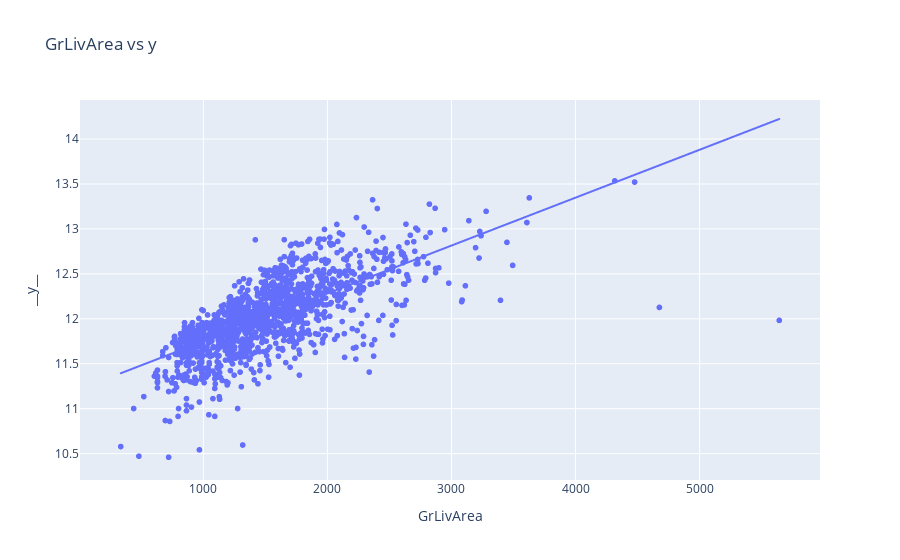
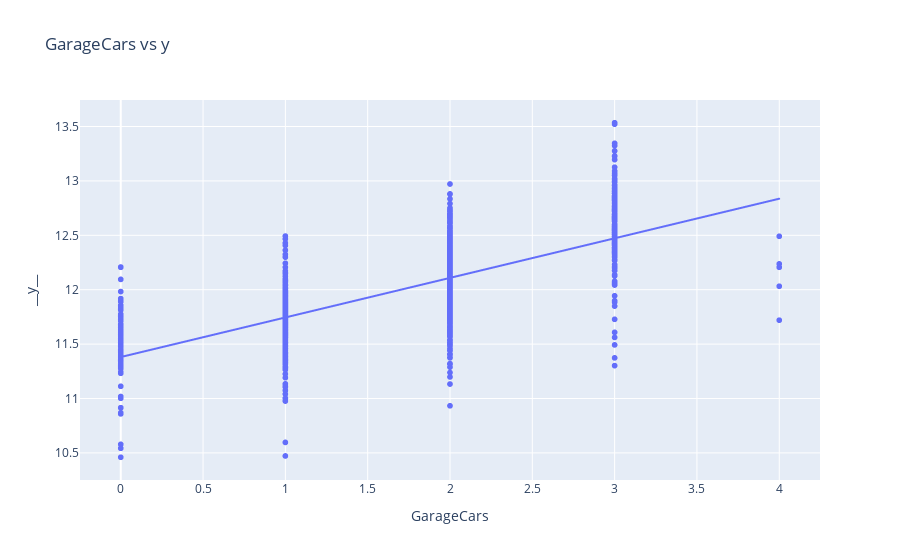
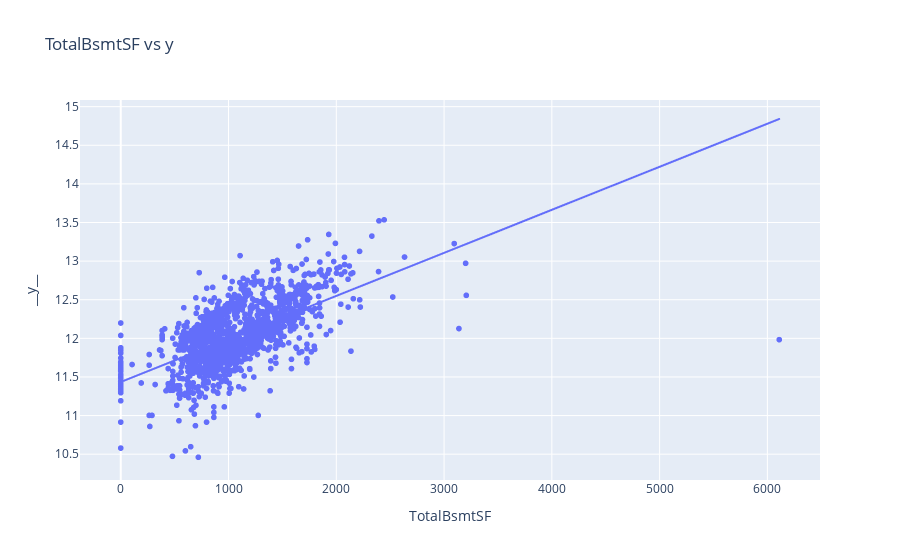
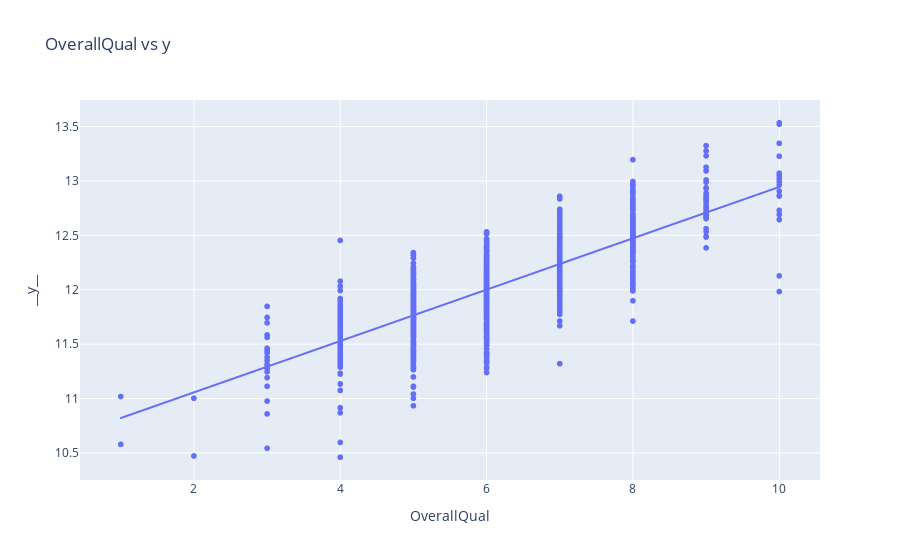

These figures' notebook cell, in order:
### Code cell
for col in ["GrLivArea", "GarageCars", "TotalBsmtSF", "OverallQual"]:
    if col in df.columns:
        fig = px.scatter(df, x=col, y="__y__", trendline="ols", title=f"{col} vs y")
        fig.show()

### Figure 1 — Plotly figure (JSON) as saved in the notebook; plotly's stock layout.template omitted (floating-point values rounded to 4 significant figures; data arrays with more than 128 entries replaced by an {"elided": "..."} marker saying what was removed)
{"data": [{"hovertemplate": "GrLivArea=%{x}<br>__y__=%{y}<extra></extra>", "legendgroup": "", "marker": {"color": "#636efa", "symbol": "circle"}, "mode": "markers", "name": "", "showlegend": false, "type": "scattergl", "x": {"elided": "1460 int values"}, "xaxis": "x", "y": {"elided": "1460 float values"}, "yaxis": "y"}, {"hovertemplate": "<b>OLS trendline</b><br>__y__ = 0.000532817 * GrLivArea + 11.2166<br>R<sup>2</sup>=0.491299<br><br>GrLivArea=%{x}<br>__y__=%{y} <b>(trend)</b><extra></extra>", "legendgroup": "", "marker": {"color": "#636efa", "symbol": "circle"}, "mode": "lines", "name": "", "showlegend": false, "type": "scattergl", "x": {"elided": "1460 int values"}, "xaxis": "x", "y": {"elided": "1460 float values"}, "yaxis": "y"}], "layout": {"legend": {"tracegroupgap": 0}, "title": {"text": "GrLivArea vs y"}, "xaxis": {"anchor": "y", "domain": [0, 1], "title": {"text": "GrLivArea"}}, "yaxis": {"anchor": "x", "domain": [0, 1], "title": {"text": "__y__"}}}}

### Figure 2 — Plotly figure (JSON) as saved in the notebook; plotly's stock layout.template omitted (floating-point values rounded to 4 significant figures; data arrays with more than 128 entries replaced by an {"elided": "..."} marker saying what was removed)
{"data": [{"hovertemplate": "GarageCars=%{x}<br>__y__=%{y}<extra></extra>", "legendgroup": "", "marker": {"color": "#636efa", "symbol": "circle"}, "mode": "markers", "name": "", "showlegend": false, "type": "scattergl", "x": {"elided": "1460 int values"}, "xaxis": "x", "y": {"elided": "1460 float values"}, "yaxis": "y"}, {"hovertemplate": "<b>OLS trendline</b><br>__y__ = 0.363803 * GarageCars + 11.3812<br>R<sup>2</sup>=0.463250<br><br>GarageCars=%{x}<br>__y__=%{y} <b>(trend)</b><extra></extra>", "legendgroup": "", "marker": {"color": "#636efa", "symbol": "circle"}, "mode": "lines", "name": "", "showlegend": false, "type": "scattergl", "x": {"elided": "1460 int values"}, "xaxis": "x", "y": {"elided": "1460 float values"}, "yaxis": "y"}], "layout": {"legend": {"tracegroupgap": 0}, "title": {"text": "GarageCars vs y"}, "xaxis": {"anchor": "y", "domain": [0, 1], "title": {"text": "GarageCars"}}, "yaxis": {"anchor": "x", "domain": [0, 1], "title": {"text": "__y__"}}}}

### Figure 3 — Plotly figure (JSON) as saved in the notebook; plotly's stock layout.template omitted (floating-point values rounded to 4 significant figures; data arrays with more than 128 entries replaced by an {"elided": "..."} marker saying what was removed)
{"data": [{"hovertemplate": "TotalBsmtSF=%{x}<br>__y__=%{y}<extra></extra>", "legendgroup": "", "marker": {"color": "#636efa", "symbol": "circle"}, "mode": "markers", "name": "", "showlegend": false, "type": "scattergl", "x": {"elided": "1460 int values"}, "xaxis": "x", "y": {"elided": "1460 float values"}, "yaxis": "y"}, {"hovertemplate": "<b>OLS trendline</b><br>__y__ = 0.000557359 * TotalBsmtSF + 11.4347<br>R<sup>2</sup>=0.374708<br><br>TotalBsmtSF=%{x}<br>__y__=%{y} <b>(trend)</b><extra></extra>", "legendgroup": "", "marker": {"color": "#636efa", "symbol": "circle"}, "mode": "lines", "name": "", "showlegend": false, "type": "scattergl", "x": {"elided": "1460 int values"}, "xaxis": "x", "y": {"elided": "1460 float values"}, "yaxis": "y"}], "layout": {"legend": {"tracegroupgap": 0}, "title": {"text": "TotalBsmtSF vs y"}, "xaxis": {"anchor": "y", "domain": [0, 1], "title": {"text": "TotalBsmtSF"}}, "yaxis": {"anchor": "x", "domain": [0, 1], "title": {"text": "__y__"}}}}

### Figure 4 — Plotly figure (JSON) as saved in the notebook; plotly's stock layout.template omitted (floating-point values rounded to 4 significant figures; data arrays with more than 128 entries replaced by an {"elided": "..."} marker saying what was removed)
{"data": [{"hovertemplate": "OverallQual=%{x}<br>__y__=%{y}<extra></extra>", "legendgroup": "", "marker": {"color": "#636efa", "symbol": "circle"}, "mode": "markers", "name": "", "showlegend": false, "type": "scattergl", "x": {"elided": "1460 int values"}, "xaxis": "x", "y": {"elided": "1460 float values"}, "yaxis": "y"}, {"hovertemplate": "<b>OLS trendline</b><br>__y__ = 0.236026 * OverallQual + 10.5845<br>R<sup>2</sup>=0.667791<br><br>OverallQual=%{x}<br>__y__=%{y} <b>(trend)</b><extra></extra>", "legendgroup": "", "marker": {"color": "#636efa", "symbol": "circle"}, "mode": "lines", "name": "", "showlegend": false, "type": "scattergl", "x": {"elided": "1460 int values"}, "xaxis": "x", "y": {"elided": "1460 float values"}, "yaxis": "y"}], "layout": {"legend": {"tracegroupgap": 0}, "title": {"text": "OverallQual vs y"}, "xaxis": {"anchor": "y", "domain": [0, 1], "title": {"text": "OverallQual"}}, "yaxis": {"anchor": "x", "domain": [0, 1], "title": {"text": "__y__"}}}}
